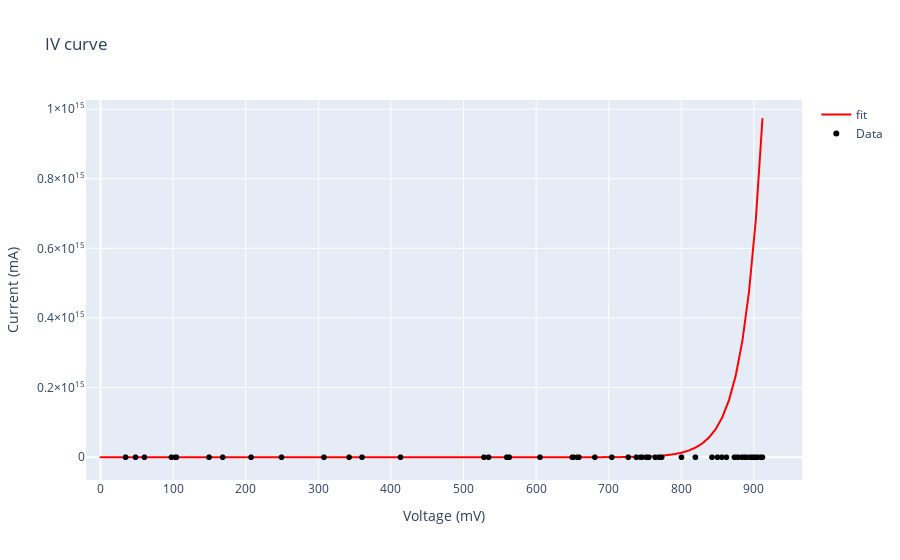

Write notebook code for a chart like this one.
### Code cell
fig = go.Figure()
fig.add_trace(go.Scattergl(x = np.linspace(0,positive.voltage[-1],100),y = I(np.linspace(0,positive.voltage[-1],100),popt[0],popt[1]),mode="lines",line_color="red",name="fit"))
fig.add_trace(go.Scattergl(x = positive.voltage,y=positive.current,mode="markers",name="Data",line_color="black"))
fig.update_layout(title = "IV curve",xaxis_title="Voltage (mV)",yaxis_title = "Current (mA)")
fig.show()
